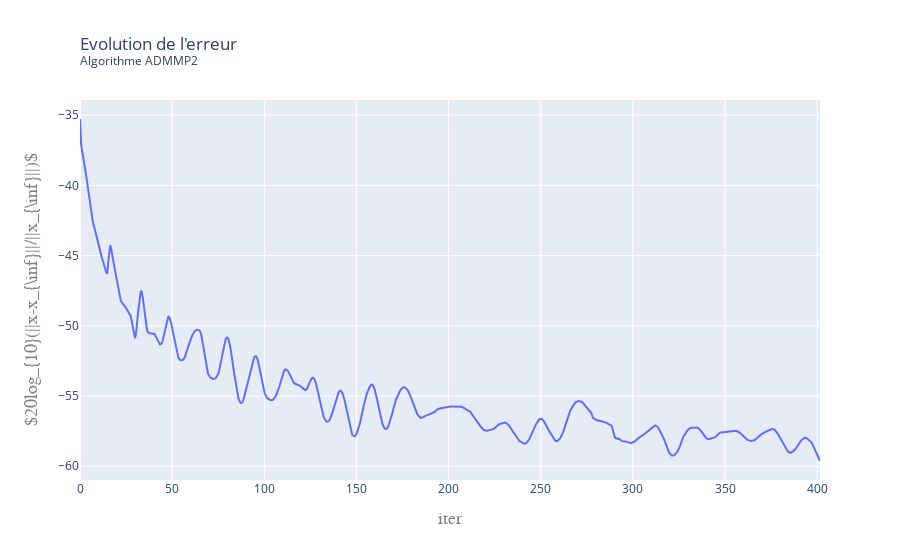

Notebook code cell kept with this figure:
### Code cell
algo.plot_convergence_iter(20*np.log10(tabError), tabTime, "Evolution de l'erreur <br><sup>Algorithme ADMMP2 </sup>", 'iter', r'$20log_{10}(||x-x_{\inf}||/||x_{\inf}||)$')

### Figure 1 — Plotly figure (JSON) as saved in the notebook; plotly's stock layout.template omitted (floating-point values rounded to 4 significant figures; data arrays with more than 128 entries replaced by an {"elided": "..."} marker saying what was removed)
{"data": [{"type": "scatter", "x": {"elided": "2501 float values"}, "y": {"elided": "2501 float values"}}], "layout": {"title": {"text": "Evolution de l'erreur <br><sup>Algorithme ADMMP2 </sup>", "x": 0, "xref": "paper"}, "xaxis": {"title": {"font": {"color": "#7f7f7f", "family": "Courier New, monospace", "size": 18}, "text": "iter"}}, "yaxis": {"title": {"font": {"color": "#7f7f7f", "family": "Courier New, monospace", "size": 18}, "text": "$20log_{10}(||x-x_{\\inf}||/||x_{\\inf}||)$"}}}}
